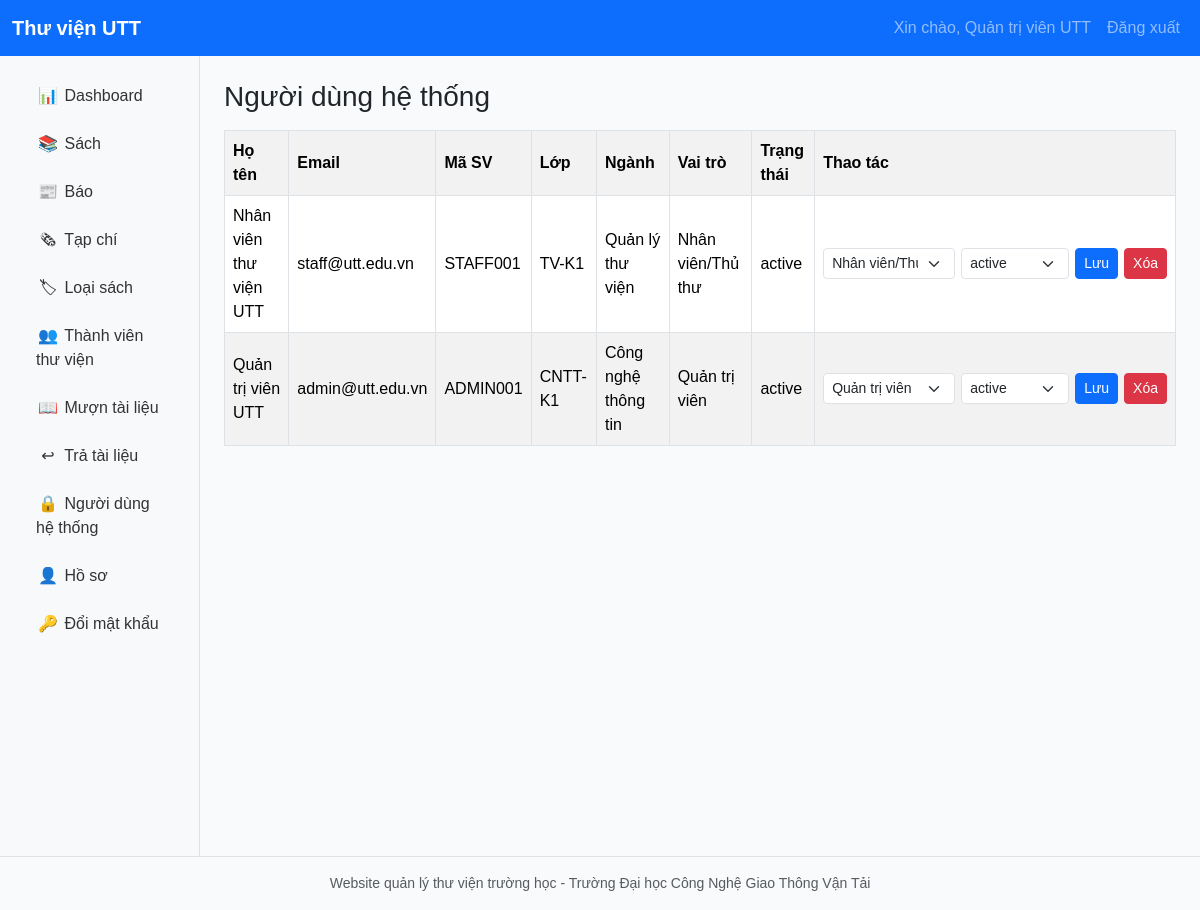
Screenshot of /users/index.php (signed in) with the database file from the repository.
### tables this page shows
CREATE TABLE users(id INT AUTO_INCREMENT PRIMARY KEY,full_name VARCHAR(150) NOT NULL,email VARCHAR(150) NOT NULL UNIQUE,phone VARCHAR(30) NULL,student_code VARCHAR(50) NULL,class_name VARCHAR(100) NULL,major VARCHAR(150) NULL,password VARCHAR(255) NOT NULL,role_id INT NOT NULL,status ENUM('active','inactive') NOT NULL DEFAULT 'active',api_token VARCHAR(100) NULL,created_at TIMESTAMP DEFAULT CURRENT_TIMESTAMP,updated_at TIMESTAMP DEFAULT CURRENT_TIMESTAMP ON UPDATE CURRENT_TIMESTAMP,CONSTRAINT fk_users_role FOREIGN KEY(role_id) REFERENCES roles(id));

CREATE TABLE roles(id INT AUTO_INCREMENT PRIMARY KEY,name VARCHAR(50) NOT NULL UNIQUE,display_name VARCHAR(100) NOT NULL);

### includes/functions.php (called while the page is built, shortened)
<?php
function e($v){ return htmlspecialchars((string)$v, ENT_QUOTES, 'UTF-8'); }
function url($path=''){ return BASE_URL . '/' . ltrim($path,'/'); }
function current_user(){ return $_SESSION['user'] ?? null; }
function is_logged_in(){ return !empty($_SESSION['user']); }
function selected($a,$b){ return (string)$a===(string)$b ? 'selected' : ''; }

### app/Repositories/BaseRepository.php (called while the page is built, shortened)
<?php
class BaseRepository{ protected PDO $db; public function __construct(){ $this->db=Database::connection(); } protected function fetchAll(string $sql,array $params=[]):array{ $s=$this->db->prepare($sql); $s->execute($params); return $s->fetchAll(); } protected function fetch(string $sql,array $params=[]):?array{ $s=$this->db->prepare($sql); $s->execute($params); $r=$s->fetch(); return $r?:null; } protected function execute(string $sql,array $params=[]):bool{ $s=$this->db->prepare($sql); return $s->execute($params); } protected function lastInsertId():int{ return (int)$this->db->lastInsertId(); }}

### includes/bootstrap.php (called while the page is built, shortened)
<?php
spl_autoload_register(function($class){
    $file = ROOT_PATH . '/' . str_replace('\\','/',$class) . '.php';
});
require_once __DIR__ . '/functions.php';

### config/database.php (called while the page is built)
<?php
return [
    'host' => 'localhost',
    'database' => 'library_management',
    'username' => 'root',
    'password' => '',
    'charset' => 'utf8mb4',
];

### app/Repositories/Database.php (called while the page is built, shortened)
<?php
class Database{ private static ?PDO $pdo=null; public static function connection():PDO{ if(self::$pdo===null){ $c=require ROOT_PATH.'/config/database.php'; $dsn="mysql:host={$c['host']};dbname={$c['database']};charset={$c['charset']}"; try{ self::$pdo=new PDO($dsn,$c['username'],$c['password'],[PDO::ATTR_ERRMODE=>PDO::ERRMODE_EXCEPTION,PDO::ATTR_DEFAULT_FETCH_MODE=>PDO::FETCH_ASSOC,PDO::ATTR_EMULATE_PREPARES=>false]); self::$pdo->exec('SET NAMES utf8mb4'); }catch(PDOException $e){ die('Không kết nối được database: '.$e->getMessage()); }} return self::$pdo; }}

### app/Repositories/UserRepository.php (called while the page is built, shortened)
<?php
class UserRepository extends BaseRepository{ public function findByEmail(string $email):?array{return $this->fetch("SELECT u.*,r.name role_name,r.display_name role_display FROM users u JOIN roles r ON r.id=u.role_id WHERE u.email=?",[$email]);} public function findById(int $id):?array{return $this->fetch("SELECT u.*,r.name role_name,r.display_name role_display FROM users u JOIN roles r ON r.id=u.role_id WHERE u.id=?",[$id]);} public function findByApiToken(string $token):?array{return $this->fetch("SELECT u.*,r.name role_name,r.display_name role_display FROM users u JOIN roles r ON r.id=u.role_id WHERE u.api_token=? AND u.status='active'",[$token]);} public function all():array{return $this->fetchAll("SELECT u.id,u.full_name,u.email,u.phone,u.student_code,u.class_name,u.major,u.status,u.created_at,r.name role_name,r.display_name role_display FROM users u JOIN roles r ON r.id=u.role_id ORDER BY u.id DESC");} public function roles():array{return $this->fetchAll("SELECT * FROM roles ORDER BY id");} public function create(array $d):int{$this->execute("INSERT INTO users(full_name,email,phone,student_code,class_name,major,password,role_id,status) VALUES(?,?,?,?,?,?,?,?,?)",[$d['full_name'],$d['email'],$d['phone']??null,$d['student_code']??null,$d['class_name']??null,$d['major']??null,$d['password'],$d['role_id']??2,$d['status']??'active']);return $this->lastInsertId();} public function updateProfile(int $id,array $d):bool{return $this->execute("UPDATE users SET full_name=?,phone=?,student_code=?,class_name=?,major=? WHERE id=?",[$d['full_name'],$d['phone']??null,$d['student_code']??null,$d['class_name']??null,$d['major']??null,$id]);} public function updatePassword(int $id,string $hash):bool{return $this->execute("UPDATE users SET password=? WHERE id=?",[$hash,$id]);} public function updateToken(int $id,?string $token):bool{return $this->execute("UPDATE users SET api_token=? WHERE id=?",[$token,$id]);} public function updateRoleStatus(int $id,int $roleId,string $status):bool{return $this->execute("UPDATE users SET role_id=?,status=? WHERE id=?",[$roleId,$status,$id]);} public function countAdmins():int{return (int)$this->fetch("SELECT COUNT(*) c FROM users u JOIN roles r ON r.id=u.role_id WHERE r.name='admin' AND u.status='active'")['c'];} public function delete(int $id):bool{return $this->execute("DELETE FROM users WHERE id=?",[$id]);}}

### public/users/index.php (the view)
<?php require_once __DIR__.'/../../includes/bootstrap.php'; require_admin(); $repo=new app\Repositories\UserRepository(); $rows=$repo->all(); $roles=$repo->roles(); if($_SERVER['REQUEST_METHOD']==='POST'){ $repo->updateRoleStatus((int)$_POST['id'],(int)$_POST['role_id'],$_POST['status']); flash('success','Đã cập nhật phân quyền'); redirect_to('users/index.php'); } $title='Người dùng hệ thống'; include ROOT_PATH.'/includes/header.php'; ?><div class="d-flex justify-content-between align-items-center mb-3"><h1 class="h3 mb-0">Người dùng hệ thống</h1></div><div class="table-responsive"><table class="table table-bordered table-striped"><tr><th>Họ tên</th><th>Email</th><th>Mã SV</th><th>Lớp</th><th>Ngành</th><th>Vai trò</th><th>Trạng thái</th><th class="table-actions-nowrap" width="360">Thao tác</th></tr><?php foreach($rows as $u): ?><tr><td><?= e($u['full_name']) ?></td><td><?= e($u['email']) ?></td><td><?= e($u['student_code']) ?></td><td><?= e($u['class_name']) ?></td><td><?= e($u['major']) ?></td><td><?= e($u['role_display']) ?></td><td><?= e($u['status']) ?></td><td class="table-actions-nowrap"><form method="post" class="user-actions"><input type="hidden" name="id" value="<?= $u['id'] ?>"><select name="role_id" class="form-select form-select-sm w-role"><?php foreach($roles as $r): ?><option value="<?= $r['id'] ?>" <?= selected($u['role_name'],$r['name']) ?>><?= e($r['display_name']) ?></option><?php endforeach; ?></select><select name="status" class="form-select form-select-sm w-status"><option value="active" <?= selected($u['status'],'active') ?>>active</option><option value="inactive" <?= selected($u['status'],'inactive') ?>>inactive</option></select><button class="btn btn-sm btn-primary" type="submit">Lưu</button><a data-confirm="Xóa người dùng này?" class="btn btn-sm btn-danger" href="delete.php?id=<?= $u['id'] ?>">Xóa</a></form></td></tr><?php endforeach; ?></table></div><?php include ROOT_PATH.'/includes/footer.php'; ?>

### includes/header.php (shortened to what this page needs)
<?php require_once __DIR__ . '/bootstrap.php'; ?>
<!doctype html>
<html lang="vi">
<head>
    <link href="https://cdn.jsdelivr.net/npm/bootstrap@5.3.3/dist/css/bootstrap.min.css" rel="stylesheet">
    <link href="<?= url('assets/css/style.css') ?>" rel="stylesheet">
</head>
<body>
<nav class="navbar navbar-expand-lg navbar-dark bg-primary sticky-top">
    <div class="container-fluid">
        <a class="navbar-brand fw-bold" href="<?= url('dashboard.php') ?>">Thư viện UTT</a>
        <div class="collapse navbar-collapse" id="topMenu">
            <ul class="navbar-nav ms-auto">
                <?php if(is_logged_in()): ?>
                    <li class="nav-item"><a class="nav-link" href="<?= url('profile.php') ?>">Xin chào, <?= e(current_user()['full_name']) ?></a></li>
                    <li class="nav-item"><a class="nav-link" href="<?= url('logout.php') ?>">Đăng xuất</a></li>
                <?php else: ?>
                    <li class="nav-item"><a class="nav-link" href="<?= url('login.php') ?>">Đăng nhập</a></li>
                    <li class="nav-item"><a class="nav-link" href="<?= url('register.php') ?>">Đăng ký</a></li>
                <?php endif; ?>
            </ul>
        </div>
    </div>
</nav>
<div class="container-fluid"><div class="row">
<?php if(is_logged_in()): include __DIR__ . '/sidebar.php'; endif; ?>
<main class="<?= is_logged_in() ? 'col-md-9 ms-sm-auto col-lg-10 px-md-4' : 'col-12' ?> py-4">

### public/assets/css/style.css (style rules this page uses)
body { background:#f8fafc;font-family:Arial,"Segoe UI",Tahoma,sans-serif }
.table td,.table th { vertical-align:middle }
.user-actions { display:flex;align-items:center;gap:6px;flex-wrap:nowrap }
.user-actions select { min-width:92px }
.table-actions-nowrap { white-space:nowrap }
.w-role { width:132px }
.w-status { width:108px }

### rows the page displays
users: full_name "Quản trị viên UTT", email "admin@utt.edu.vn", student_code "ADMIN001", class_name "CNTT-K1", major "Công nghệ thông tin", role.display_name "Quản trị viên", status "active"
users: full_name "Nhân viên thư viện UTT", email "staff@utt.edu.vn", student_code "STAFF001", class_name "TV-K1", major "Quản lý thư viện", role.display_name "Nhân viên/Thủ thư", status "active"

### other values shown
FOOTER_TEXT "Website quản lý thư viện trường học - Trường Đại học Công Nghệ Giao Thông Vận Tải"
form field role_id "Nhân viên/Thủ thư"
form field role_id "Quản trị viên"
